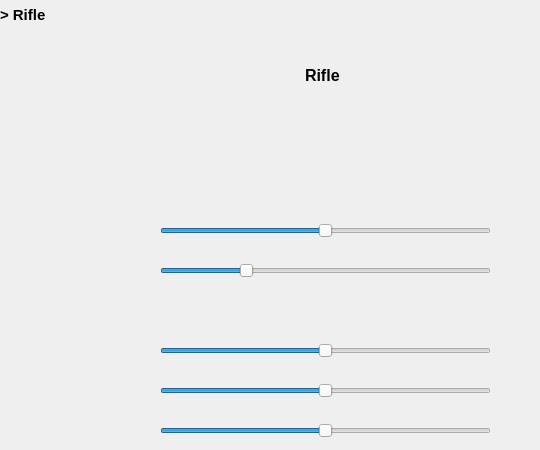
       <widget class="QWidget" name="weapon_rifle_page">
        <widget class="QLabel" name="label_weapon_rifle">
         <property name="geometry">
          <rect>
           <x>0</x>
           <y>0</y>
           <width>160</width>
           <height>30</height>
          </rect>
         </property>
         <property name="minimumSize">
          <size>
           <width>160</width>
           <height>30</height>
          </size>
         </property>
         <property name="maximumSize">
          <size>
           <width>160</width>
           <height>30</height>
          </size>
         </property>
         <property name="font">
          <font>
           <family>Yu Gothic UI</family>
           <pointsize>11</pointsize>
           <weight>75</weight>
           <bold>true</bold>
          </font>
         </property>
         <property name="text">
          <string>&gt; Rifle</string>
         </property>
        </widget>
        <widget class="QLabel" name="label_weapon_title_rifle">
         <property name="geometry">
          <rect>
           <x>305</x>
           <y>60</y>
           <width>41</width>
           <height>30</height>
          </rect>
         </property>
         <property name="minimumSize">
          <size>
           <width>0</width>
           <height>30</height>
          </size>
         </property>
         <property name="maximumSize">
          <size>
           <width>160</width>
           <height>30</height>
          </size>
         </property>
         <property name="font">
          <font>
           <family>Yu Gothic UI</family>
           <pointsize>12</pointsize>
           <weight>75</weight>
           <bold>true</bold>
          </font>
         </property>
         <property name="styleSheet">
          <string notr="true">color: rgb(0,0,0)</string>
         </property>
         <property name="text">
          <string>Rifle</string>
         </property>
        </widget>
        <widget class="QSlider" name="value_aim_range_rifle">
         <property name="geometry">
          <rect>
           <x>160</x>
           <y>220</y>
           <width>331</width>
           <height>22</height>
          </rect>
         </property>
         <property name="maximum">
          <number>100</number>
         </property>
         <property name="singleStep">
          <number>10</number>
         </property>
         <property name="value">
          <number>50</number>
         </property>
         <property name="orientation">
          <enum>Qt::Horizontal</enum>
         </property>
         <property name="invertedAppearance">
          <bool>false</bool>
         </property>
         <property name="tickPosition">
          <enum>QSlider::NoTicks</enum>
         </property>
         <property name="tickInterval">
          <number>50</number>
         </property>
        </widget>
        <widget class="QSlider" name="value_dead_range_rifle">
         <property name="geometry">
          <rect>
           <x>160</x>
           <y>260</y>
           <width>331</width>
           <height>21</height>
          </rect>
         </property>
         <property name="maximum">
          <number>100</number>
         </property>
         <property name="singleStep">
          <number>10</number>
         </property>
         <property name="value">
          <number>25</number>
         </property>
         <property name="orientation">
          <enum>Qt::Horizontal</enum>
         </property>
         <property name="invertedAppearance">
          <bool>false</bool>
         </property>
         <property name="tickPosition">
          <enum>QSlider::NoTicks</enum>
         </property>
         <property name="tickInterval">
          <number>25</number>
         </property>
        </widget>
        <widget class="QSlider" name="value_pid_p_rifle">
         <property name="geometry">
          <rect>
           <x>160</x>
           <y>340</y>
           <width>331</width>
           <height>21</height>
          </rect>
         </property>
         <property name="maximum">
          <number>100</number>
         </property>
         <property name="singleStep">
          <number>10</number>
         </property>
         <property name="value">
          <number>50</number>
         </property>
         <property name="orientation">
          <enum>Qt::Horizontal</enum>
         </property>
         <property name="invertedAppearance">
          <bool>false</bool>
         </property>
         <property name="tickPosition">
          <enum>QSlider::NoTicks</enum>
         </property>
         <property name="tickInterval">
          <number>25</number>
         </property>
        </widget>
        <widget class="QSlider" name="value_pid_i_rifle">
         <property name="geometry">
          <rect>
           <x>160</x>
           <y>380</y>
           <width>331</width>
           <height>21</height>
          </rect>
         </property>
         <property name="maximum">
          <number>100</number>
         </property>
         <property name="singleStep">
          <number>10</number>
         </property>
         <property name="value">
          <number>50</number>
         </property>
         <property name="orientation">
          <enum>Qt::Horizontal</enum>
         </property>
         <property name="invertedAppearance">
          <bool>false</bool>
         </property>
         <property name="tickPosition">
          <enum>QSlider::NoTicks</enum>
         </property>
         <property name="tickInterval">
          <number>25</number>
         </property>
        </widget>
        <widget class="QSlider" name="value_pid_d_rifle">
         <property name="geometry">
          <rect>
           <x>160</x>
           <y>420</y>
           <width>331</width>
           <height>21</height>
          </rect>
         </property>
         <property name="maximum">
          <number>100</number>
         </property>
         <property name="singleStep">
          <number>10</number>
         </property>
         <property name="value">
          <number>50</number>
         </property>
         <property name="orientation">
          <enum>Qt::Horizontal</enum>
         </property>
         <property name="invertedAppearance">
          <bool>false</bool>
         </property>
         <property name="tickPosition">
          <enum>QSlider::NoTicks</enum>
         </property>
         <property name="tickInterval">
          <number>25</number>
         </property>
        </widget>
        <widget class="QPushButton" name="value_enabled_rifle">
         <property name="geometry">
          <rect>
           <x>470</x>
           <y>133</y>
           <width>61</width>
           <height>35</height>
          </rect>
         </property>
         <property name="styleSheet">
          <string notr="true">#value_enabled_rifle {
	image: url(:/resources/Resources/icon/button_off.png);
	background-color: rgba(0, 0, 0, 0);
	border:none;
}

#value_enabled_rifle:checked {
	image: url(:/resources/Resources/icon/button_on.png);
}
</string>
         </property>
         <property name="text">
          <string/>
         </property>
         <property name="checkable">
          <bool>true</bool>
         </property>
        </widget>
       </widget>
